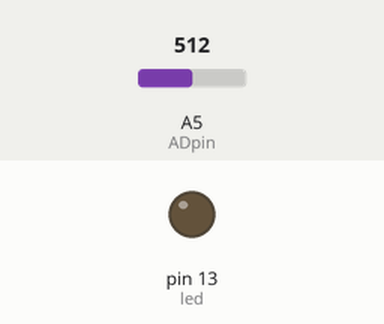
This sketch was run on a simulated Arduino Uno, built with avr-gcc and run on an emulated ATmega328P. Parts: output pins drawn as LEDs (lit = HIGH). The test bench sets the inputs (shaded band); at power-on: A5 (ADpin) = 512. What the sketch prints to the serial monitor is not drawn.

Above: at 1.3 s.
1.4 s: A5 (ADpin) set to 789
2.9 s: A5 (ADpin) set to 814
At 4.2 s:
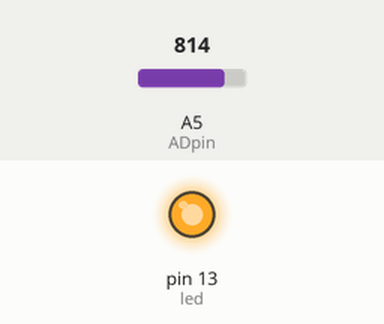
4.5 s: A5 (ADpin) set to 790
At 5.6 s:
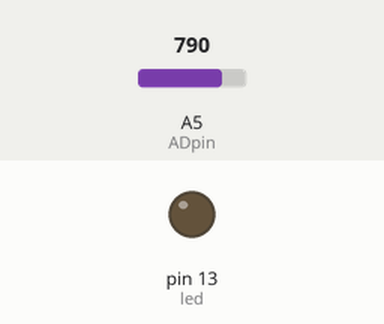
6.0 s: A5 (ADpin) set to 810
At 6.8 s:
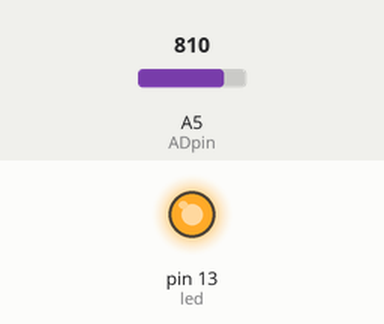
Timing chart, 0 to 8.5 s (numbered marks = the images above; inputs shaded):
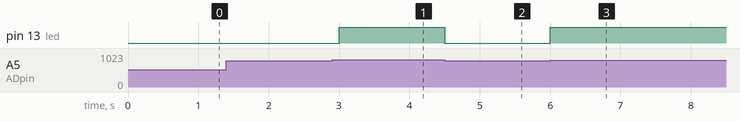

Measured:
- the behaviour switches between 800 and 801 on A5 (ADpin) (found by bisection; images 0 and 1)
- after the input at 1.4 s, every drawn part: stays the same
- after the input at 2.9 s, pin 13 (led): LOW → HIGH after 0.10 s
- after the input at 4.5 s, pin 13 (led): HIGH → LOW at once
- after the input at 6.0 s, pin 13 (led): LOW → HIGH at once

The sketch:

LDR.ino
```cpp
#define ADpin A5

int led = 13;
int ADBuffer = 0;

void setup() {
  // put your setup code here, to run once:
  pinMode(led, OUTPUT);
  Serial.begin(9600);
}

void loop() {
  // put your main code here, to run repeatedly:
  ADBuffer = analogRead(ADpin);
  Serial.print("AD = ");
  Serial.print(ADBuffer);
  if (ADBuffer > 800){
    digitalWrite(led, HIGH);
  }
  else{
    digitalWrite(led, LOW);
  }
  delay(500);
}
```
